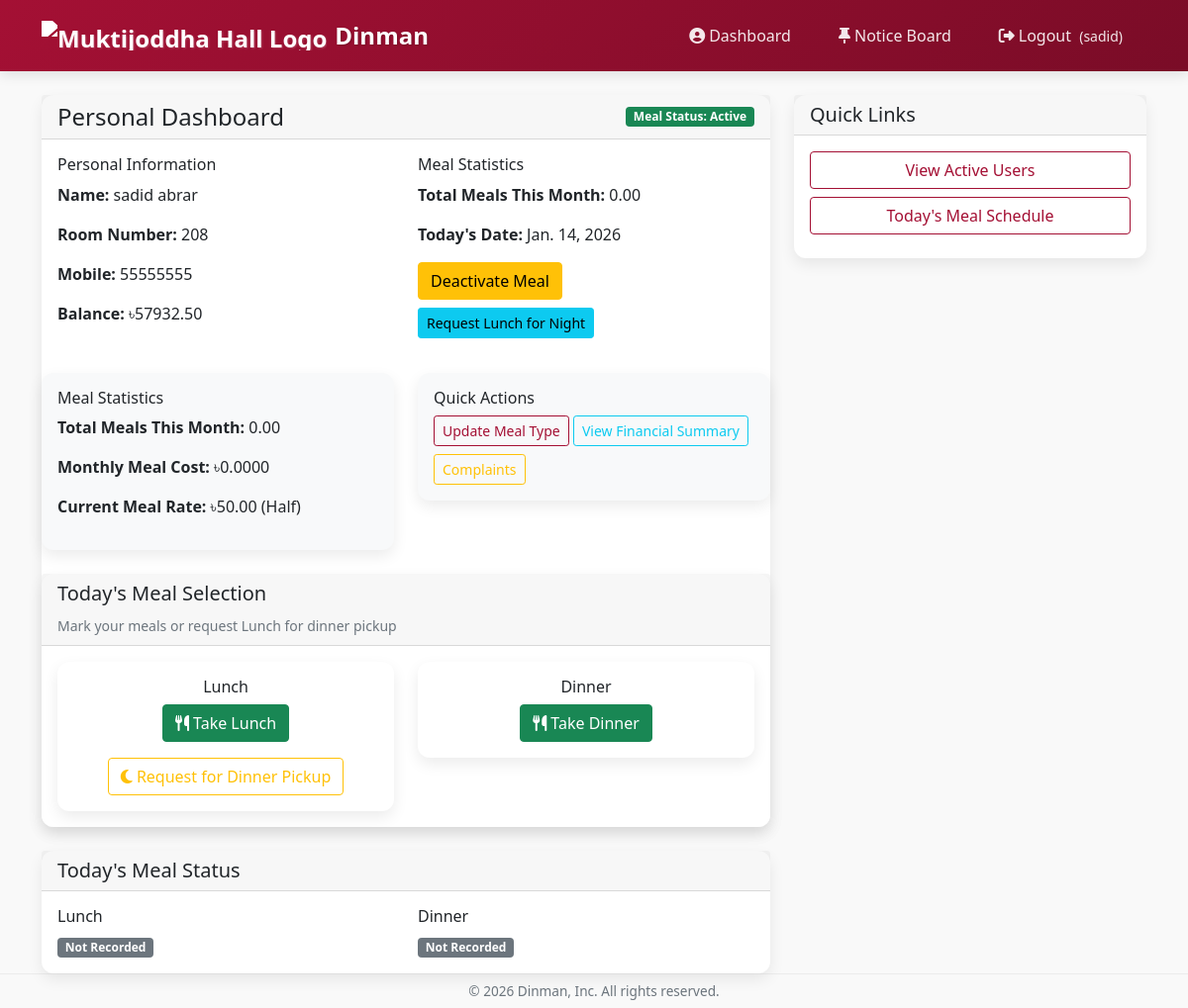
The page /dashboard/ (signed in) on the database as committed earlier.
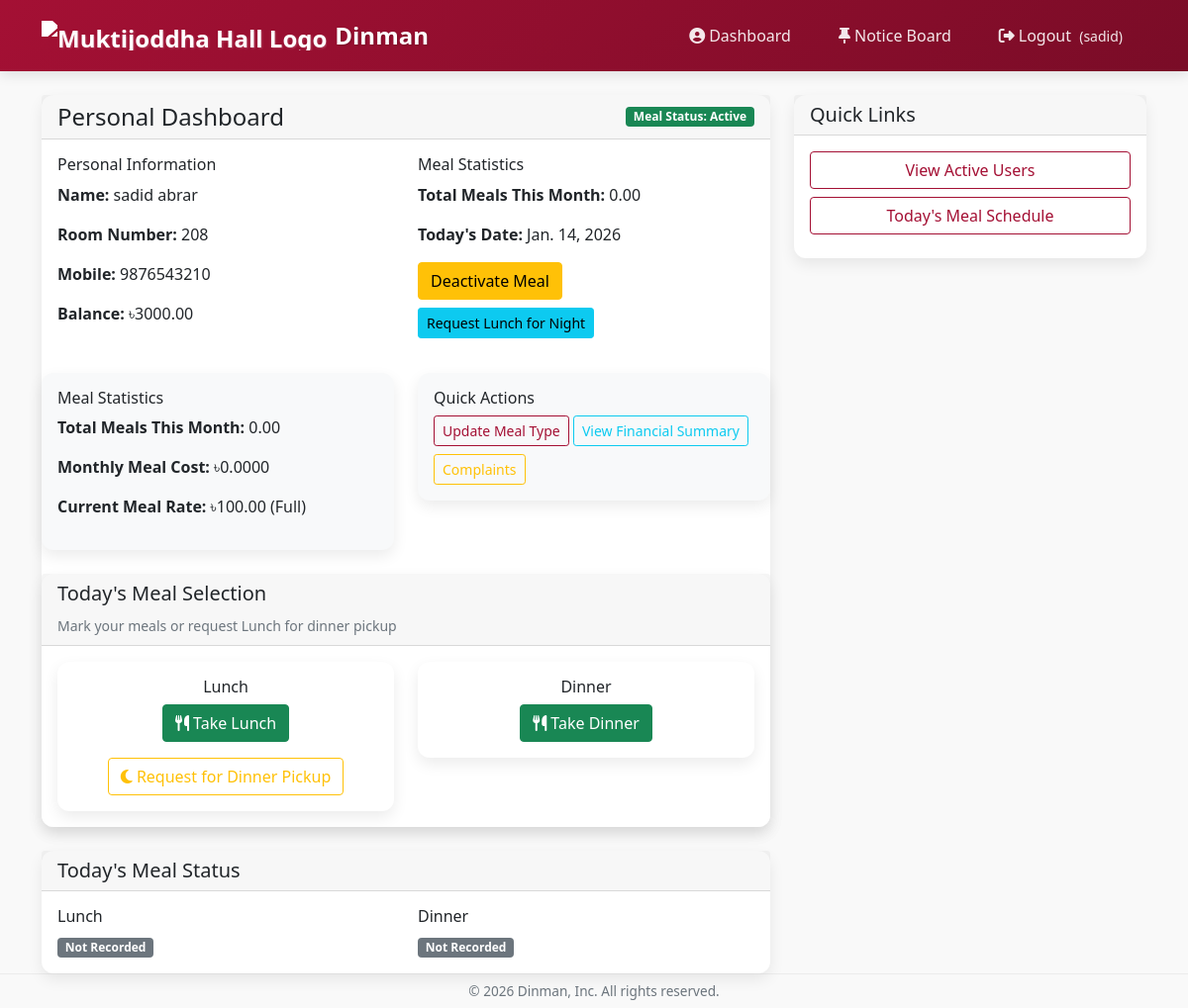
The same page on the database as committed later.
### dining/models.py (models this page shows, shortened)
class UserProfile(models.Model):
    user = models.OneToOneField(User, on_delete=models.CASCADE)
    room_number = models.CharField(max_length=10)
    mobile_number = models.CharField(max_length=15)
    balance = models.DecimalField(max_digits=10, decimal_places=2, default=0.00)
    meal_active = models.BooleanField(default=True)
    is_dining_manager = models.BooleanField(default=False)
    meal_type = models.CharField(max_length=10, choices=[
        ('full', 'Full Meal'),
        ('half', 'Half Meal')
    ], default='full')
    def get_meal_rate(self):
        current_rate = MealRate.objects.filter(
            effective_from__lte=timezone.now().date()
        ).order_by('-effective_from').first()
        if not current_rate:
            return Decimal('50.00') if self.meal_type == 'full' else Decimal('25.00')
        if self.meal_type == 'half':
            return current_rate.half_meal_rate
        return current_rate.full_meal_rate

class MealRate(models.Model):
    full_meal_rate = models.DecimalField(max_digits=10, decimal_places=2, default=50.00)
    half_meal_rate = models.DecimalField(max_digits=10, decimal_places=2, default=25.00)
    effective_from = models.DateField(default=timezone.now)
    class Meta:
        verbose_name = "Meal Rate"
        verbose_name_plural = "Meal Rates"
        ordering = ['-effective_from']

### dining/views.py (the view)
# urls.py: path('dashboard/', views.dashboard, name='dashboard'),
@login_required
def dashboard(request):
    user_profile = get_object_or_404(UserProfile, user=request.user)
    today = timezone.now().date()
    today_meals = MealRecord.objects.filter(user=request.user, date=today)
    month_start = timezone.now().replace(day=1)
    meal_records_this_month = MealRecord.objects.filter(
        user=request.user,
        date__gte=month_start,
        taken=True
    )
    total_meals_this_month = meal_records_this_month.aggregate(
        total=Sum('meal_count')
    )['total'] or Decimal('0.00')
    monthly_meal_cost = total_meals_this_month * user_profile.get_meal_rate()
    current_rate = MealRate.objects.filter(effective_from__lte=timezone.now().date()).first()
    if not current_rate:
        current_rate = MealRate.objects.create(full_meal_rate=50.00, half_meal_rate=25.00)
    if user_profile.balance <= 0 and user_profile.meal_active:
        user_profile.meal_active = False
        user_profile.save()
        messages.warning(request, 'Your meal has been automatically deactivated due to insufficient balance.')
    noon_record = MealRecord.objects.filter(
        user=request.user,
        date=today,
        meal_type='noon'
    ).first()
    dinner_record = MealRecord.objects.filter(
        user=request.user,
        date=today,
        meal_type='dinner'
    ).first()
    context = {
        'noon_taken': noon_record.taken if noon_record else False,
        'noon_requested_night': noon_record.requested_for_night if noon_record else False,
        'dinner_taken': dinner_record.taken if dinner_record else False,
        'profile': user_profile,
        'today_meals': today_meals,
        'total_meals_this_month': total_meals_this_month,
        'monthly_meal_cost': monthly_meal_cost,
        'current_rate': current_rate,
        'today': today,
    }
    return render(request, 'dining/dashboard.html', context)

### dining/templates/dining/dashboard.html (shortened to what the changed rows need)
{% extends 'base.html' %}
{% block content %}
<div class="container mt-4">
    <div class="row">
        <div class="col-md-8">
            <div class="card">
                <div class="card-body">
                    <div class="row">
                        <div class="col-md-6">
                            <h6>Personal Information</h6>
                            <p><strong>Name:</strong> {{ user.get_full_name }}</p>
                            <p><strong>Room Number:</strong> {{ profile.room_number }}</p>
                            <p><strong>Mobile:</strong> {{ profile.mobile_number }}</p>
                            <p><strong>Balance:</strong> ৳{{ profile.balance }}</p>
                        </div>
                    </div>
                </div>
                <div class="row mt-3">
                    <div class="col-md-6">
                        <div class="card bg-light">
                            <div class="card-body">
                                <h6>Meal Statistics</h6>
                                <p><strong>Total Meals This Month:</strong> {{ total_meals_this_month }}</p>
                                <p><strong>Monthly Meal Cost:</strong> ৳{{ monthly_meal_cost }}</p>
                                <p><strong>Current Meal Rate:</strong> ৳{{ profile.get_meal_rate }} ({{ profile.meal_type|title }})</p>
                            </div>
                        </div>
                    </div>
                </div>
            </div>
        </div>
    </div>
</div>
{% endblock %}

Rows that differ between the two databases and show on the page:
removed UserProfile: room_number "208", mobile_number "55555555", balance "57932.50", get_meal_rate "50.00", meal_type "Half"
added UserProfile: room_number "208", mobile_number "9876543210", balance "3000.00", get_meal_rate "100.00", meal_type "Full"
